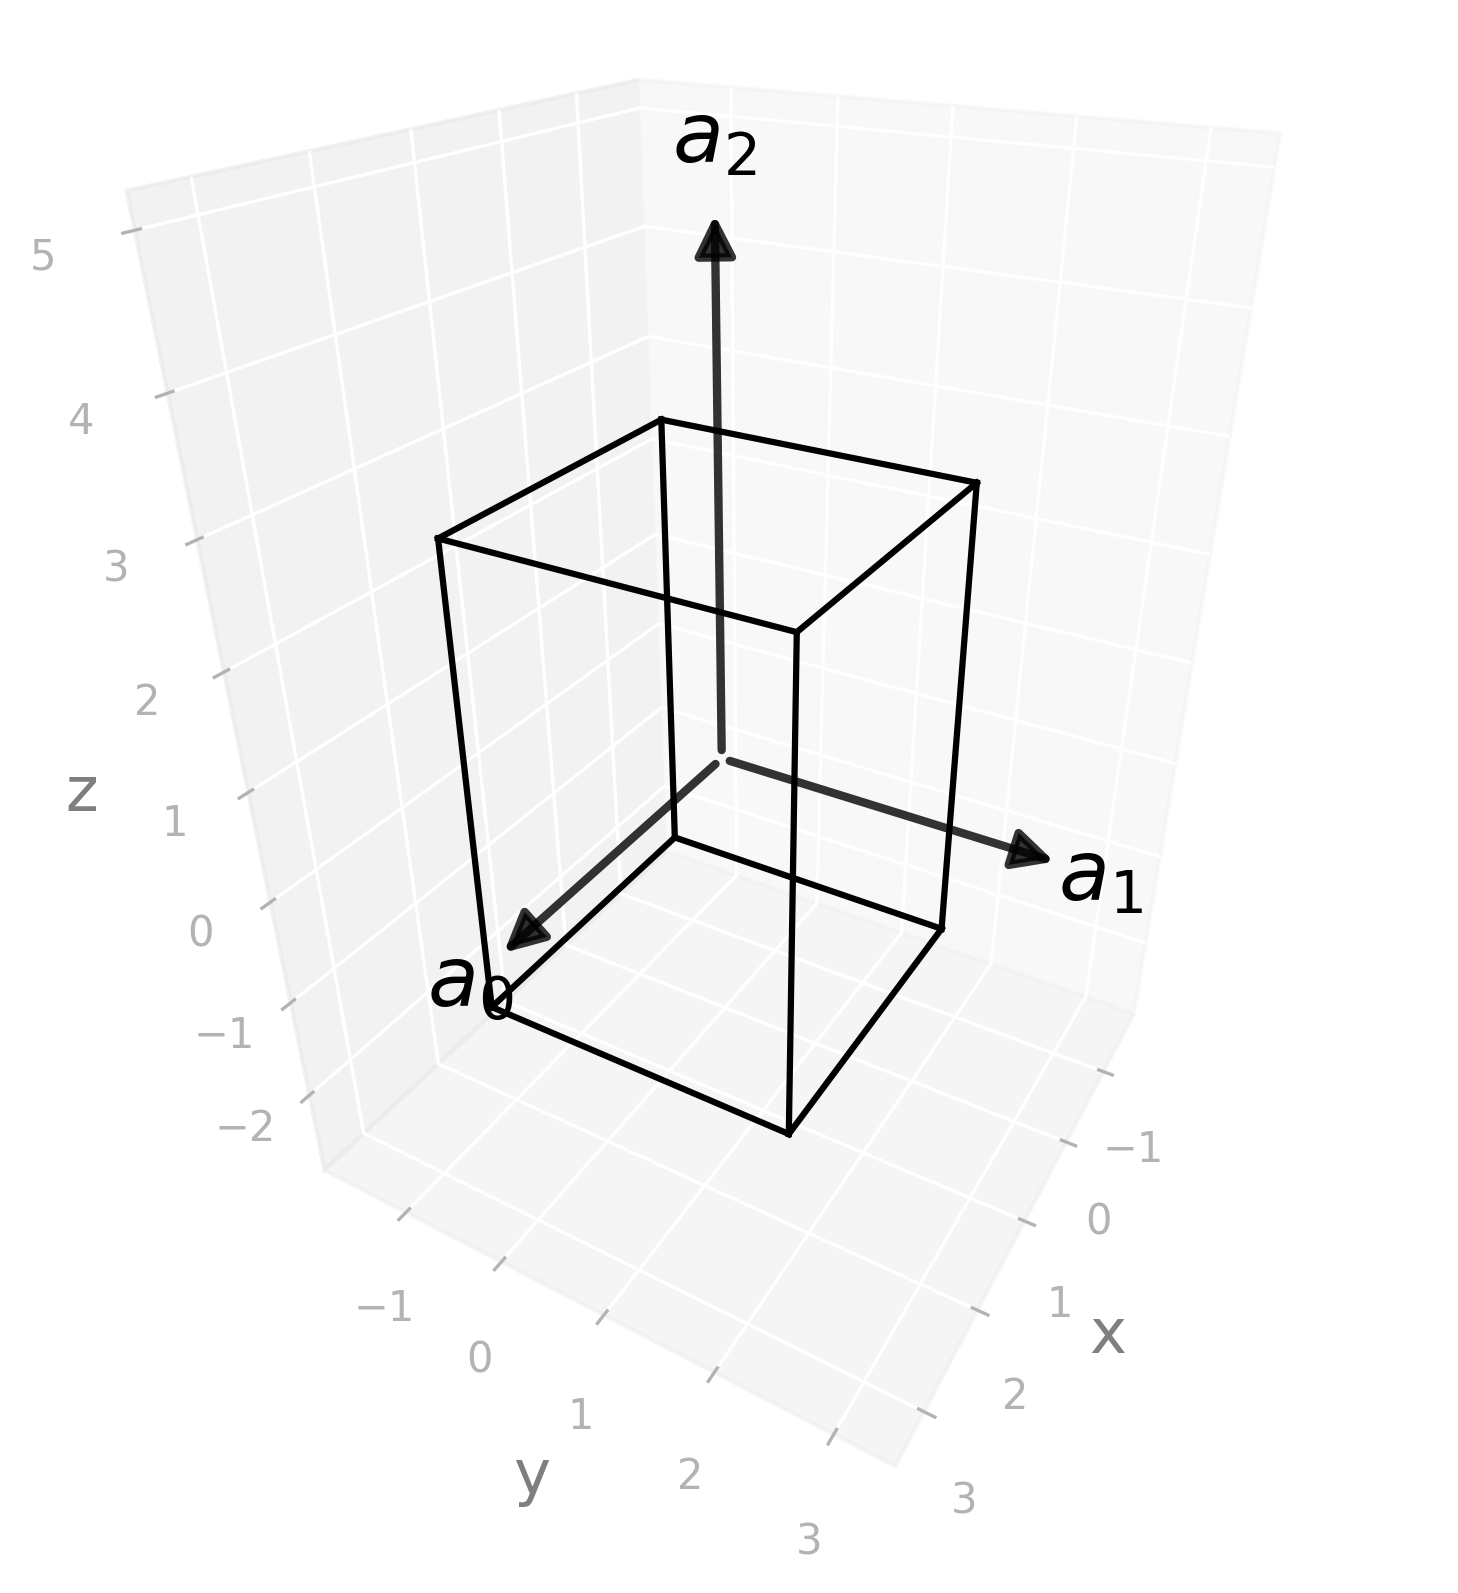

Write Python code to recreate this figure.
# RAD-tools - Sandbox (mainly condense matter plotting).
# Copyright (C) 2022-2024  Andrey Rybakov
#
# e-mail: anry@uv.es, web: rad-tools.org
#
# This program is free software: you can redistribute it and/or modify
# it under the terms of the GNU General Public License as published by
# the Free Software Foundation, either version 3 of the License, or
# (at your option) any later version.
#
# This program is distributed in the hope that it will be useful,
# but WITHOUT ANY WARRANTY; without even the implied warranty of
# MERCHANTABILITY or FITNESS FOR A PARTICULAR PURPOSE.  See the
# GNU General Public License for more details.
#
# You should have received a copy of the GNU General Public License
# along with this program.  If not, see <https://www.gnu.org/licenses/>.

import radtools as rad

l = rad.lattice_example("TET")
backend = rad.PlotlyBackend()
backend.plot(l, kind="wigner-seitz")
# Save an image:
backend.save("tet_wigner-seitz.png")
# Interactive plot:
backend.show()
